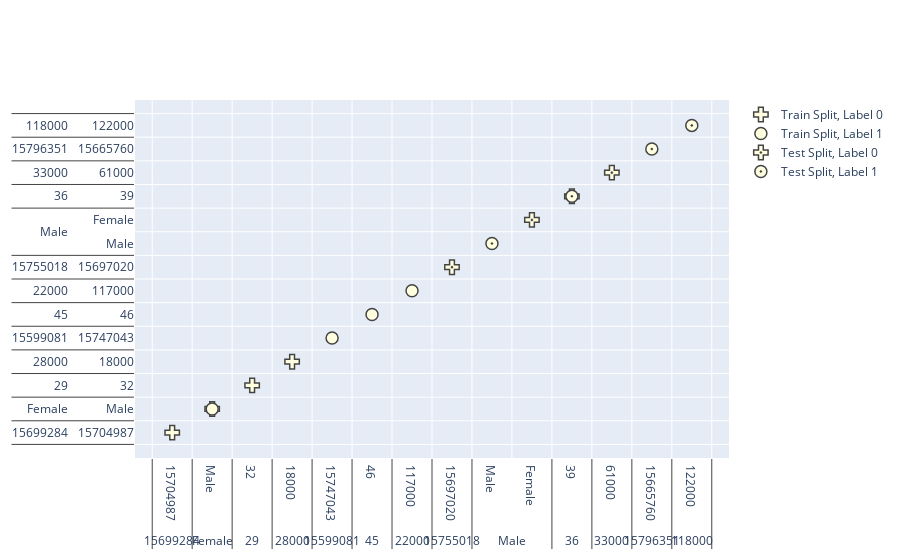

Write notebook code for a chart like this one.
### Code cell
trace_specs = [
    [Xtrain, ytrain, 0, 'Train', 'cross'],
    [Xtrain, ytrain, 1, 'Train', 'circle'],
    [Xtest, ytest, 0, 'Test', 'cross-dot'],
    [Xtest, ytest, 1, 'Test', 'circle-dot']
]

fig = go.Figure(data=[
    go.Scatter(
        x=X[y==label], y=X[y==label],
        name=f'{split} Split, Label {label}',
        mode='markers', marker_symbol=marker
    ) for X, y, label, split, marker in trace_specs
])
fig.update_traces(
    marker_size=12, marker_line_width=1.5,
    marker_color="lightyellow"
)
fig

### Figure 1 — Plotly figure (JSON) as saved in the notebook; plotly's stock layout.template omitted (floating-point values rounded to 4 significant figures; data arrays with more than 128 entries replaced by an {"elided": "..."} marker saying what was removed)
{"data": [{"marker": {"color": "lightyellow", "line": {"width": 1.5}, "size": 12, "symbol": "cross"}, "mode": "markers", "name": "Train Split, Label 0", "type": "scatter", "x": {"elided": "209x4 mixed values"}, "y": {"elided": "209x4 mixed values"}}, {"marker": {"color": "lightyellow", "line": {"width": 1.5}, "size": 12, "symbol": "circle"}, "mode": "markers", "name": "Train Split, Label 1", "type": "scatter", "x": {"elided": "111x4 mixed values"}, "y": {"elided": "111x4 mixed values"}}, {"marker": {"color": "lightyellow", "line": {"width": 1.5}, "size": 12, "symbol": "cross-dot"}, "mode": "markers", "name": "Test Split, Label 0", "type": "scatter", "x": {"elided": "48x4 mixed values"}, "y": {"elided": "48x4 mixed values"}}, {"marker": {"color": "lightyellow", "line": {"width": 1.5}, "size": 12, "symbol": "circle-dot"}, "mode": "markers", "name": "Test Split, Label 1", "type": "scatter", "x": [[15796351, "Male", 36, 118000], [15665760, "Male", 39, 122000], [15596522, "Male", 49, 89000], [15575247, "Female", 48, 131000], [15611191, "Female", 53, 82000], [15685346, "Male", 56, 133000], [15774744, "Male", 60, 83000], [15593715, "Male", 60, 102000], [15780572, "Female", 50, 88000], [15715622, "Female", 44, 139000], [15617482, "Male", 45, 26000], [15574372, "Female", 58, 47000], [15778830, "Female", 53, 34000], [15727467, "Male", 57, 74000], [15654296, "Female", 50, 20000], [15746203, "Female", 47, 144000], [15660866, "Female", 58, 101000], [15775335, "Male", 56, 60000], [15663939, "Female", 31, 118000], [15668521, "Female", 48, 35000], [15733973, "Female", 47, 113000], [15613014, "Female", 52, 38000], [15721007, "Female", 42, 80000], [15704583, "Male", 46, 28000], [15673539, "Male", 42, 73000], [15791373, "Male", 60, 42000], [15569641, "Female", 58, 95000], [15577514, "Male", 43, 129000], [15699619, "Male", 36, 99000], [15694879, "Male", 37, 144000], [15800515, "Female", 38, 113000], [15768151, "Female", 54, 108000]], "y": [[15796351, "Male", 36, 118000], [15665760, "Male", 39, 122000], [15596522, "Male", 49, 89000], [15575247, "Female", 48, 131000], [15611191, "Female", 53, 82000], [15685346, "Male", 56, 133000], [15774744, "Male", 60, 83000], [15593715, "Male", 60, 102000], [15780572, "Female", 50, 88000], [15715622, "Female", 44, 139000], [15617482, "Male", 45, 26000], [15574372, "Female", 58, 47000], [15778830, "Female", 53, 34000], [15727467, "Male", 57, 74000], [15654296, "Female", 50, 20000], [15746203, "Female", 47, 144000], [15660866, "Female", 58, 101000], [15775335, "Male", 56, 60000], [15663939, "Female", 31, 118000], [15668521, "Female", 48, 35000], [15733973, "Female", 47, 113000], [15613014, "Female", 52, 38000], [15721007, "Female", 42, 80000], [15704583, "Male", 46, 28000], [15673539, "Male", 42, 73000], [15791373, "Male", 60, 42000], [15569641, "Female", 58, 95000], [15577514, "Male", 43, 129000], [15699619, "Male", 36, 99000], [15694879, "Male", 37, 144000], [15800515, "Female", 38, 113000], [15768151, "Female", 54, 108000]]}], "layout": {}}
